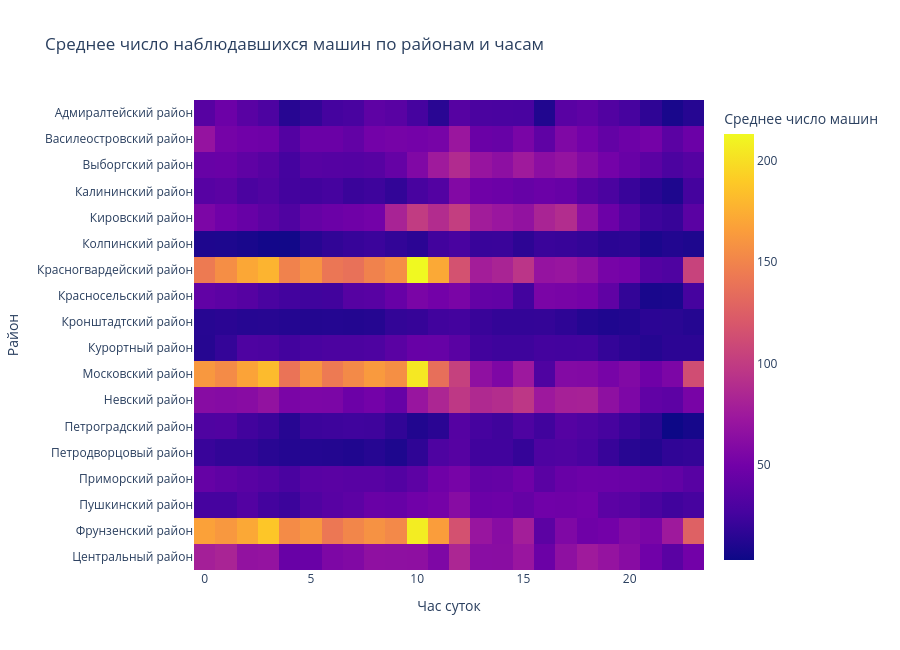

The notebook cell this image was saved under:
### Code cell
f = [
    {'Район': str(district), 'Час': hour.hour,
     'Количество': len(district_hour.get((hour, str(district)), set()))}
    for hour in sorted(hour_ids)
    for district in districts[name_col]
]
df_heat = pd.DataFrame(f)
heatmap = df_heat.pivot_table(index='Район', columns='Час', values='Количество', aggfunc='mean')

fig = px.imshow(
    heatmap,
    aspect='auto',
    labels={'x': 'Час суток', 'y': 'Район', 'color': 'Среднее число машин'},
    title='Среднее число наблюдавшихся машин по районам и часам'
)
fig.update_layout(height=650)
fig.show()

### Figure 1 — Plotly figure (JSON) as saved in the notebook; plotly's stock layout.template omitted (floating-point values rounded to 4 significant figures; data arrays with more than 128 entries replaced by an {"elided": "..."} marker saying what was removed)
{"data": [{"coloraxis": "coloraxis", "hovertemplate": "Час суток: %{x}<br>Район: %{y}<br>Среднее число машин: %{z}<extra></extra>", "name": "0", "type": "heatmap", "x": [0, 1, 2, 3, 4, 5, 6, 7, 8, 9, 10, 11, 12, 13, 14, 15, 16, 17, 18, 19, 20, 21, 22, 23], "xaxis": "x", "y": ["Адмиралтейский район", "Василеостровский район", "Выборгский район", "Калининский район", "Кировский район", "Колпинский район", "Красногвардейский район", "Красносельский район", "Кронштадтский район", "Курортный район", "Московский район", "Невский район", "Петроградский район", "Петродворцовый район", "Приморский район", "Пушкинский район", "Фрунзенский район", "Центральный район"], "yaxis": "y", "z": {"elided": "18x24 float values"}}], "layout": {"coloraxis": {"colorbar": {"title": {"text": "Среднее число машин"}}, "colorscale": [[0, "#0d0887"], [0.1111, "#46039f"], [0.2222, "#7201a8"], [0.3333, "#9c179e"], [0.4444, "#bd3786"], [0.5556, "#d8576b"], [0.6667, "#ed7953"], [0.7778, "#fb9f3a"], [0.8889, "#fdca26"], [1, "#f0f921"]]}, "height": 650, "title": {"text": "Среднее число наблюдавшихся машин по районам и часам"}, "xaxis": {"anchor": "y", "domain": [0, 1], "title": {"text": "Час суток"}}, "yaxis": {"anchor": "x", "autorange": "reversed", "domain": [0, 1], "title": {"text": "Район"}}}}
